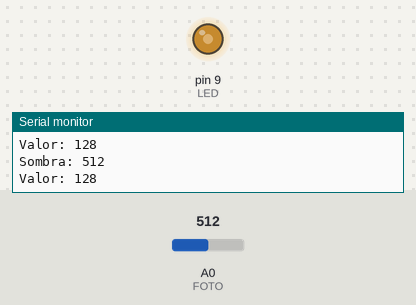
This sketch was run on a simulated Arduino Uno, built with avr-gcc and run on an emulated ATmega328P. Parts: output pins drawn as LEDs (lit = HIGH), the last lines printed to the serial monitor. The inputs (shaded band) are chosen by the test bench; at power-on: A0 (FOTO) = 512.

Above: at 1.3 s.
1.4 s: A0 (FOTO) set to 716
At 2.6 s:
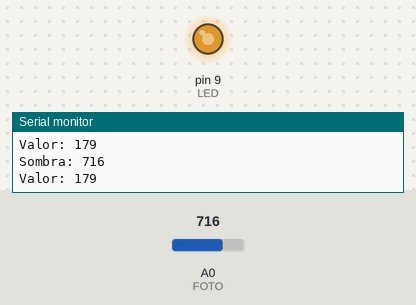
3.0 s: A0 (FOTO) set to 900
At 3.8 s:
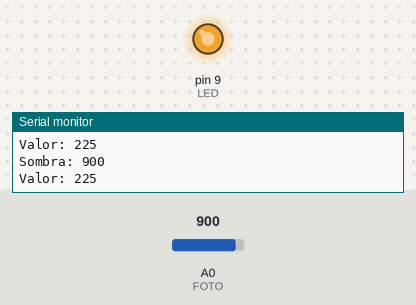
4.5 s: A0 (FOTO) set to 122
At 5.0 s:
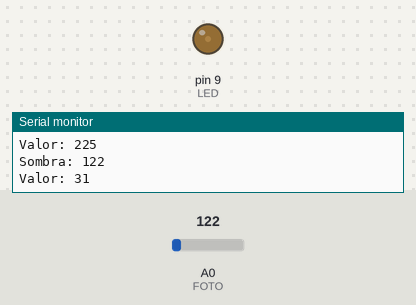
6.0 s: A0 (FOTO) set to 0
At 7.2 s:
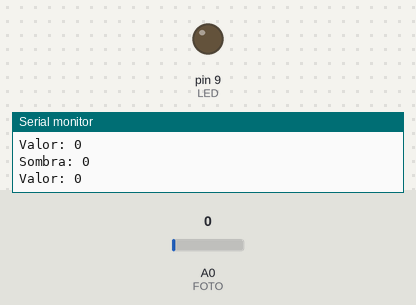
7.5 s: A0 (FOTO) set to 511
At 8.6 s:
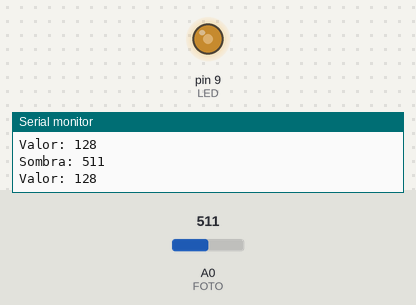
Timing chart, 0 to 10.0 s (numbered marks = the images above; inputs shaded):
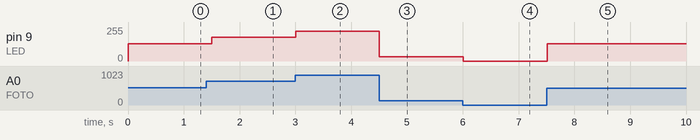

The sketch:

sp_practica2.ino
```cpp
// Crear un divisor de voltaje con la fotorresistencia
// Colocar la fotorresistencia en la parte inferior
// de forma que la señal sea inversa a la incidencia de luz
#define FOTO A0

// Utilizar un pin con capacidad PWM
#define LED 9

// Factor de conversión entre escala de 10 a 8 bits
// 1024/256 = 1/4
#define FACTOR 0.25

int luz;
int valor;

void setup() {
  Serial.begin(9600);
  pinMode(LED, OUTPUT);
}

void loop() {
  luz = analogRead(FOTO);
  valor = round(luz * FACTOR);
  analogWrite(LED, valor);
  Serial.print("Sombra: ");
  Serial.println(luz);
  Serial.print("Valor: ");
  Serial.println(valor);
  delay(500);
}
```

Measured:
- after the input at 1.4 s, pin 9 (LED): 128/255 → 179/255 after 0.10 s
- after the input at 3.0 s, pin 9 (LED): 179/255 → 225/255 at once
- after the input at 4.5 s, pin 9 (LED): 225/255 → 31/255 at once
- after the input at 6.0 s, pin 9 (LED): 31/255 → 0/255 at once
- after the input at 7.5 s, pin 9 (LED): 0/255 → 128/255 at once
